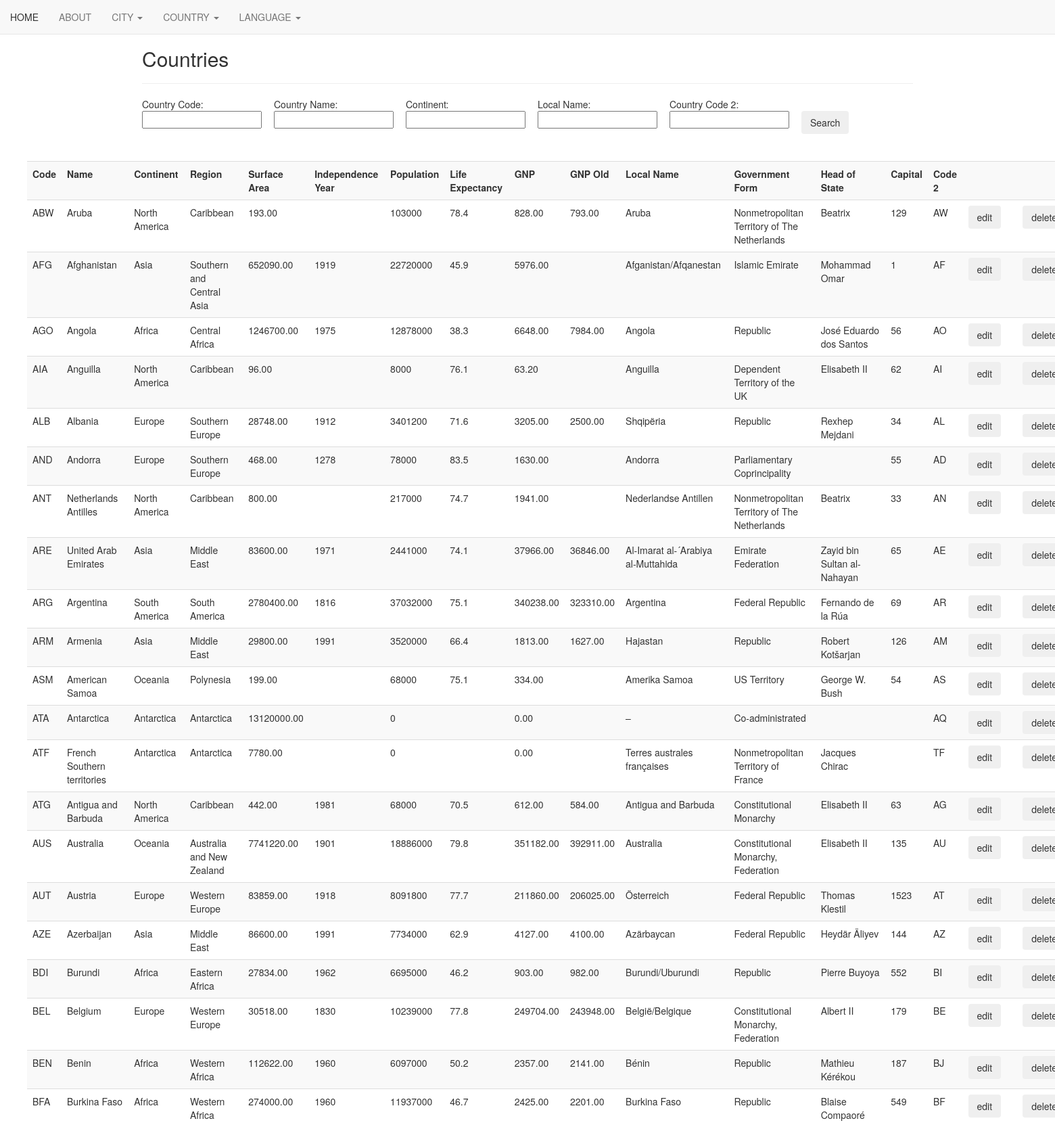
Page /World/tableCountry/selectCountry.php (upper part) on the committed database.
### tables this page shows
CREATE TABLE `country` (
  `Code` char(3) NOT NULL DEFAULT '',
  `Name` varchar(52) NOT NULL DEFAULT '',
  `Continent` enum('Asia','Europe','North America','Africa','Oceania','Antarctica','South America') NOT NULL DEFAULT 'Asia',
  `Region` varchar(26) NOT NULL DEFAULT '',
  `SurfaceArea` float(10,2) NOT NULL DEFAULT '0.00',
  `IndepYear` smallint(6) DEFAULT NULL,
  `Population` int(11) NOT NULL DEFAULT '0',
  `LifeExpectancy` float(3,1) DEFAULT NULL,
  `GNP` float(10,2) DEFAULT NULL,
  `GNPOld` float(10,2) DEFAULT NULL,
  `LocalName` varchar(45) NOT NULL DEFAULT '',
  `GovernmentForm` varchar(45) NOT NULL DEFAULT '',
  `HeadOfState` varchar(60) DEFAULT NULL,
  `Capital` int(11) DEFAULT NULL,
  `Code2` char(2) NOT NULL DEFAULT ''
);

### World/tableCountry/includes_country/Insert.php (the view, shortened to what this page needs)
<!DOCTYPE HTML>
<html>
<head>
</head>
</html>
<?php
function selectData($s_Code, $s_Name, $s_Continent, $s_LocalName, $s_Code2)
{
    include 'Config.php';
    $no_of_records_per_page = 30;
    if (isset($_GET['pageno'])) {
        $pageno = $_GET['pageno'];
    } else {
        $pageno = 1;
    }
    $offset = ($pageno - 1) * $no_of_records_per_page;
    if (emptyField()) {
        $sql = "SELECT * FROM country LIMIT $offset, $no_of_records_per_page;";
    }
    $result = $conn->query($sql);
    printHeader();
    if ($result->num_rows >= 0) {
        while ($row = $result->fetch_assoc()) {
            $wannaSearchCode = $row['Code'];
            echo "<tr>";
            echo "<td>" . $row['Code'] . "</td>";
            echo "<td>" . $row['Name'] . "</td>";
            echo "<td>" . $row['Continent'] . "</td>";
            echo "<td>" . $row['Region'] . "</td>";
            echo "<td>" . $row['SurfaceArea'] . "</td>";
            echo "<td>" . $row['IndepYear'] . "</td>";
            echo "<td>" . $row['Population'] . "</td>";
            echo "<td>" . $row['LifeExpectancy'] . "</td>";
            echo "<td>" . $row['GNP'] . "</td>";
            echo "<td>" . $row['GNPOld'] . "</td>";
            echo "<td>" . $row['LocalName'] . "</td>";
            echo "<td>" . $row['GovernmentForm'] . "</td>";
            echo "<td>" . $row['HeadOfState'] . "</td>";
            echo "<td>" . $row['Capital'] . "</td>";
            echo "<td>" . $row['Code2'] . "</td>";
            $editButton = '<td><form action="updateCountry.php" method = "POST">';
            $editButton .= "<button type = 'Edit' class = 'submit-button btn btn-outline-secondary' name = 'Edit' value = '.$wannaSearchCode.'>edit</button>";
            $editButton .= '<input type = "hidden"  name= "Code" value = "' . $wannaSearchCode . '">';
            $editButton .= "<td></form></td>";
            $deleteButton = '<td><form action="deleteCountry.php" method = "POST">';
            $deleteButton .= "<button type = 'Edit' class = 'submit-button btn btn-outline-secondary' name = 'Delete' value = '.$wannaSearchCode.'>delete</button>";
            $deleteButton .= '<input type = "hidden"  name= "Code" value = "' . $wannaSearchCode . '">';
            $deleteButton .= "<td></form></td>";
            echo $editButton;
            echo $deleteButton;
        }
        echo "</tr>";
    }
    echo "</table>";
}
function emptyField()
{
    return true;
}
function printHeader()
{
    echo "<table class='table table-striped'>";
    echo "<tr>";
    echo "<th>Code</th>";
    echo "<th>Name</th>";
    echo "<th>Continent</th>";
    echo "<th>Region</th>";
    echo "<th>Surface Area</th>";
    echo "<th>Independence Year</th>";
    echo "<th>Population</th>";
    echo "<th>Life Expectancy</th>";
    echo "<th>GNP</th>";
    echo "<th>GNP Old</th>";
    echo "<th>Local Name</th>";
    echo "<th>Government Form</th>";
    echo "<th>Head of State</th>";
    echo "<th>Capital</th>";
    echo "<th>Code 2</th>";
    echo "<th></th>";
    echo "<th></th>";
    echo "<th></th>";
    echo "</tr>";
}

### World/mynavbar.css (style rules this page uses)
@media only screen and (min-width: 768px) { body { margin-top: 50px; } }

### World/tableCountry/includes_country/Insert.php (style rules this page uses)
table, th, td { border: none; border-collapse: collapse; margin: 40px 40px 20px; }
th { padding: 10px; }
table { margin-left: 40px; }

### rows in the picture
country: Code "ABW", Name "Aruba", Continent "North America", Region "Caribbean", SurfaceArea "193.00", Population "103000", LifeExpectancy "78.4", GNP "828.00", GNPOld "793.00", LocalName "Aruba", GovernmentForm "Nonmetropolitan Territory of The Netherlands", HeadOfState "Beatrix", Capital "129", Code2 "AW"
country: Code "AFG", Name "Afghanistan", Continent "Asia", Region "Southern and Central Asia", SurfaceArea "652090.00", IndepYear "1919", Population "22720000", LifeExpectancy "45.9", GNP "5976.00", LocalName "Afganistan/Afqanestan", GovernmentForm "Islamic Emirate", HeadOfState "Mohammad Omar", Capital "1", Code2 "AF"
country: Code "AGO", Name "Angola", Continent "Africa", Region "Central Africa", SurfaceArea "1246700.00", IndepYear "1975", Population "12878000", LifeExpectancy "38.3", GNP "6648.00", GNPOld "7984.00", LocalName "Angola", GovernmentForm "Republic", HeadOfState "José Eduardo dos Santos", Capital "56", Code2 "AO"
country: Code "AIA", Name "Anguilla", Continent "North America", Region "Caribbean", SurfaceArea "96.00", Population "8000", LifeExpectancy "76.1", GNP "63.20", LocalName "Anguilla", GovernmentForm "Dependent Territory of the UK", HeadOfState "Elisabeth II", Capital "62", Code2 "AI"
country: Code "ALB", Name "Albania", Continent "Europe", Region "Southern Europe", SurfaceArea "28748.00", IndepYear "1912", Population "3401200", LifeExpectancy "71.6", GNP "3205.00", GNPOld "2500.00", LocalName "Shqipëria", GovernmentForm "Republic", HeadOfState "Rexhep Mejdani", Capital "34", Code2 "AL"
country: Code "AND", Name "Andorra", Continent "Europe", Region "Southern Europe", SurfaceArea "468.00", IndepYear "1278", Population "78000", LifeExpectancy "83.5", GNP "1630.00", LocalName "Andorra", GovernmentForm "Parliamentary Coprincipality", Capital "55", Code2 "AD"
country: Code "ANT", Name "Netherlands Antilles", Continent "North America", Region "Caribbean", SurfaceArea "800.00", Population "217000", LifeExpectancy "74.7", GNP "1941.00", LocalName "Nederlandse Antillen", GovernmentForm "Nonmetropolitan Territory of The Netherlands", HeadOfState "Beatrix", Capital "33", Code2 "AN"
country: Code "ARE", Name "United Arab Emirates", Continent "Asia", Region "Middle East", SurfaceArea "83600.00", IndepYear "1971", Population "2441000", LifeExpectancy "74.1", GNP "37966.00", GNPOld "36846.00", LocalName "Al-Imarat al-´Arabiya al-Muttahida", GovernmentForm "Emirate Federation", HeadOfState "Zayid bin Sultan al-Nahayan", Capital "65", Code2 "AE"
country: Code "ARG", Name "Argentina", Continent "South America", Region "South America", SurfaceArea "2780400.00", IndepYear "1816", Population "37032000", LifeExpectancy "75.1", GNP "340238.00", GNPOld "323310.00", LocalName "Argentina", GovernmentForm "Federal Republic", HeadOfState "Fernando de la Rúa", Capital "69", Code2 "AR"
country: Code "ARM", Name "Armenia", Continent "Asia", Region "Middle East", SurfaceArea "29800.00", IndepYear "1991", Population "3520000", LifeExpectancy "66.4", GNP "1813.00", GNPOld "1627.00", LocalName "Hajastan", GovernmentForm "Republic", HeadOfState "Robert Kotšarjan", Capital "126", Code2 "AM"
country: Code "ASM", Name "American Samoa", Continent "Oceania", Region "Polynesia", SurfaceArea "199.00", Population "68000", LifeExpectancy "75.1", GNP "334.00", LocalName "Amerika Samoa", GovernmentForm "US Territory", HeadOfState "George W. Bush", Capital "54", Code2 "AS"
country: Code "ATA", Name "Antarctica", Continent "Antarctica", Region "Antarctica", SurfaceArea "13120000.00", Population "0", GNP "0.00", LocalName "–", GovernmentForm "Co-administrated", Code2 "AQ"
country: Code "ATF", Name "French Southern territories", Continent "Antarctica", Region "Antarctica", SurfaceArea "7780.00", Population "0", GNP "0.00", LocalName "Terres australes françaises", GovernmentForm "Nonmetropolitan Territory of France", HeadOfState "Jacques Chirac", Code2 "TF"
country: Code "ATG", Name "Antigua and Barbuda", Continent "North America", Region "Caribbean", SurfaceArea "442.00", IndepYear "1981", Population "68000", LifeExpectancy "70.5", GNP "612.00", GNPOld "584.00", LocalName "Antigua and Barbuda", GovernmentForm "Constitutional Monarchy", HeadOfState "Elisabeth II", Capital "63", Code2 "AG"
country: Code "AUS", Name "Australia", Continent "Oceania", Region "Australia and New Zealand", SurfaceArea "7741220.00", IndepYear "1901", Population "18886000", LifeExpectancy "79.8", GNP "351182.00", GNPOld "392911.00", LocalName "Australia", GovernmentForm "Constitutional Monarchy, Federation", HeadOfState "Elisabeth II", Capital "135", Code2 "AU"
country: Code "AUT", Name "Austria", Continent "Europe", Region "Western Europe", SurfaceArea "83859.00", IndepYear "1918", Population "8091800", LifeExpectancy "77.7", GNP "211860.00", GNPOld "206025.00", LocalName "Österreich", GovernmentForm "Federal Republic", HeadOfState "Thomas Klestil", Capital "1523", Code2 "AT"
country: Code "AZE", Name "Azerbaijan", Continent "Asia", Region "Middle East", SurfaceArea "86600.00", IndepYear "1991", Population "7734000", LifeExpectancy "62.9", GNP "4127.00", GNPOld "4100.00", LocalName "Azärbaycan", GovernmentForm "Federal Republic", HeadOfState "Heydär Äliyev", Capital "144", Code2 "AZ"
country: Code "BDI", Name "Burundi", Continent "Africa", Region "Eastern Africa", SurfaceArea "27834.00", IndepYear "1962", Population "6695000", LifeExpectancy "46.2", GNP "903.00", GNPOld "982.00", LocalName "Burundi/Uburundi", GovernmentForm "Republic", HeadOfState "Pierre Buyoya", Capital "552", Code2 "BI"
country: Code "BEL", Name "Belgium", Continent "Europe", Region "Western Europe", SurfaceArea "30518.00", IndepYear "1830", Population "10239000", LifeExpectancy "77.8", GNP "249704.00", GNPOld "243948.00", LocalName "België/Belgique", GovernmentForm "Constitutional Monarchy, Federation", HeadOfState "Albert II", Capital "179", Code2 "BE"
country: Code "BEN", Name "Benin", Continent "Africa", Region "Western Africa", SurfaceArea "112622.00", IndepYear "1960", Population "6097000", LifeExpectancy "50.2", GNP "2357.00", GNPOld "2141.00", LocalName "Bénin", GovernmentForm "Republic", HeadOfState "Mathieu Kérékou", Capital "187", Code2 "BJ"
country: Code "BFA", Name "Burkina Faso", Continent "Africa", Region "Western Africa", SurfaceArea "274000.00", IndepYear "1960", Population "11937000", LifeExpectancy "46.7", GNP "2425.00", GNPOld "2201.00", LocalName "Burkina Faso", GovernmentForm "Republic", HeadOfState "Blaise Compaoré", Capital "549", Code2 "BF"
